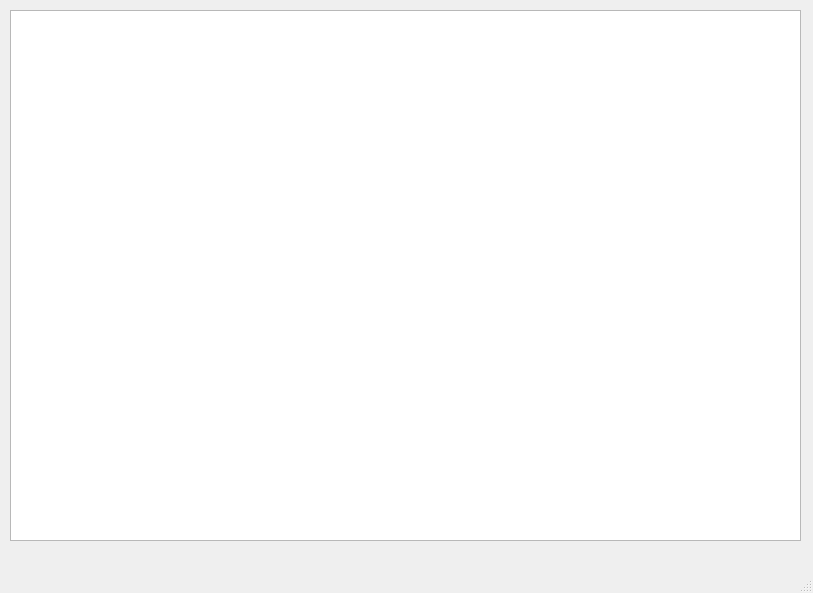
<?xml version="1.0" encoding="UTF-8"?>
<ui version="4.0">
 <class>MainWindow</class>
 <widget class="QMainWindow" name="MainWindow">
  <property name="geometry">
   <rect>
    <x>0</x>
    <y>0</y>
    <width>813</width>
    <height>593</height>
   </rect>
  </property>
  <property name="windowTitle">
   <string>Coffee</string>
  </property>
  <widget class="QWidget" name="centralwidget">
   <widget class="QTableView" name="tableView">
    <property name="geometry">
     <rect>
      <x>10</x>
      <y>10</y>
      <width>791</width>
      <height>531</height>
     </rect>
    </property>
   </widget>
  </widget>
  <widget class="QMenuBar" name="menubar">
   <property name="geometry">
    <rect>
     <x>0</x>
     <y>0</y>
     <width>813</width>
     <height>21</height>
    </rect>
   </property>
  </widget>
  <widget class="QStatusBar" name="statusbar"/>
 </widget>
 <resources/>
 <connections/>
</ui>
